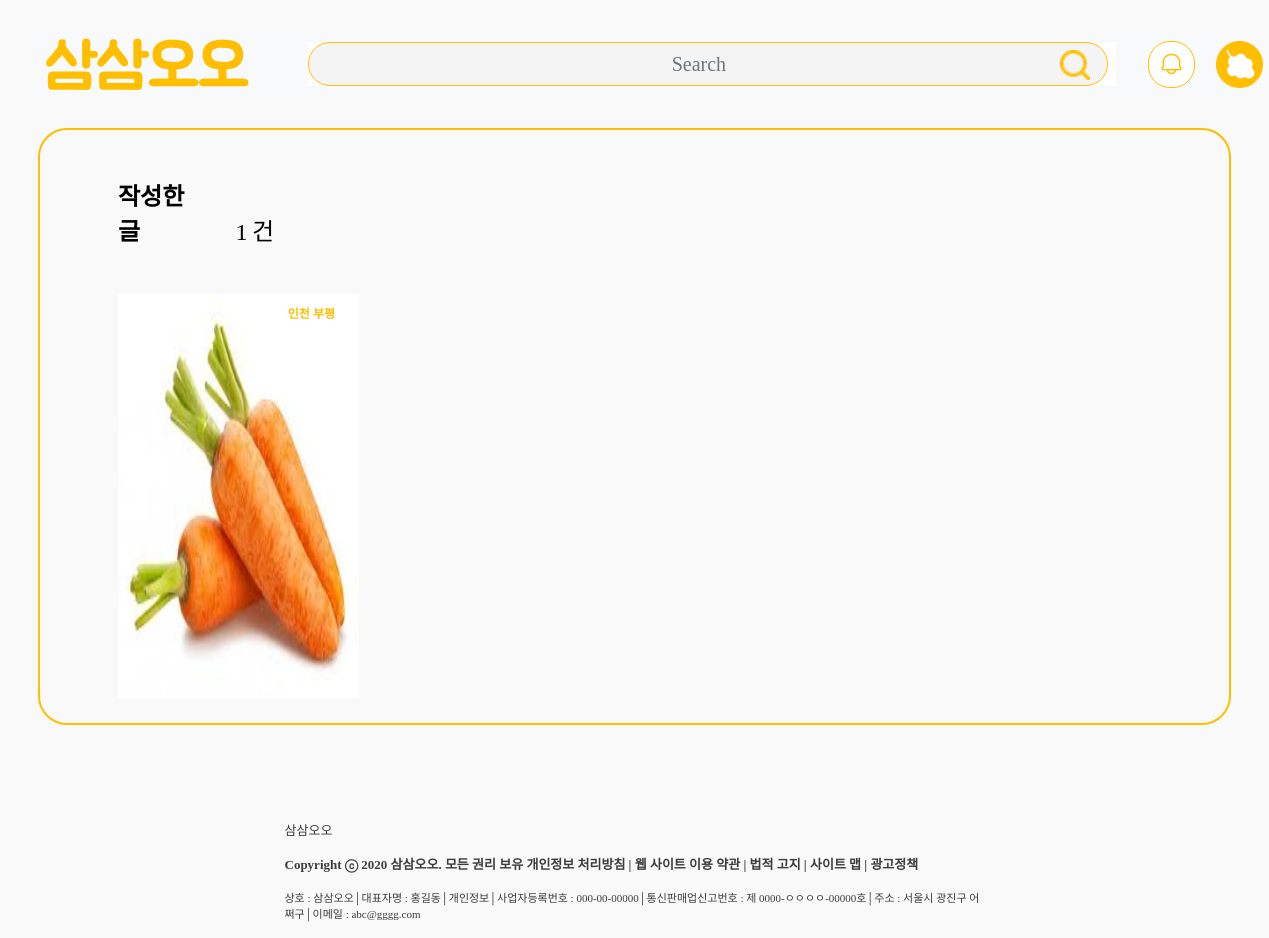
/written_photo/ (signed in), run on an earlier commit of the app's database.
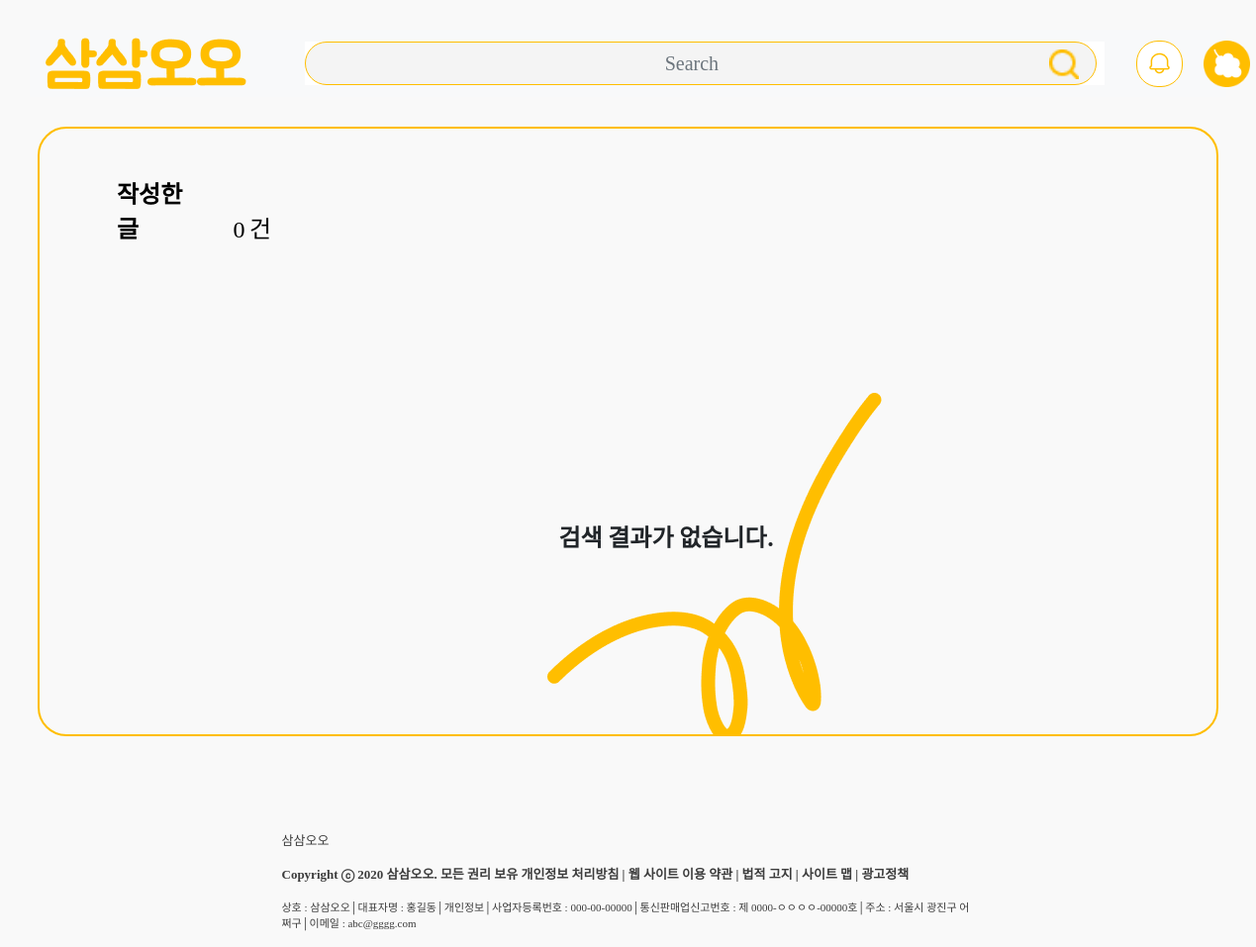
And on a later commit of the database.
### photo/models.py (models this page shows, shortened)
class Photo(models.Model):
    author = models.ForeignKey(settings.AUTH_USER_MODEL, on_delete=models.CASCADE, related_name='photos')
    title = models.CharField(max_length=13, default = '')
    text = models.TextField(max_length=180, default = '')
    area = models.TextField(max_length=15, default = '')
    category = models.CharField(max_length=50, choices=FOOD_CHOICES, default = '')
    count = models.IntegerField(validators=[MinValueValidator(0), MaxValueValidator(99)], default=0)
    money = models.IntegerField(validators=[MinValueValidator(0), MaxValueValidator(99999)], default=0)
    created = models.DateTimeField(auto_now_add=True)
    updated = models.DateTimeField(auto_now=True)
    time_now = ''
    lat = models.TextField(default='')
    lng = models.TextField(default='')
    like = models.ManyToManyField(settings.AUTH_USER_MODEL, related_name='like_post', blank=True)
    url = models.URLField(default='')
    deal = models.CharField(max_length=50, choices=FlAG, default='모집 중')
    class Meta:
        ordering = ['-created']

### photo/views.py (the view)
# urls.py: path("written_photo/", views.written_photo, name='written_photo'),
def written_photo(request):
    articles = Photo.objects.all()
    img = InsertedImage.objects.all()
    article_dict = {}
    count = 0
    for i in range(0, articles.__len__()):
        tmp = articles[i]
        for j in range(0, img.__len__()):
            if img[j].photo == tmp:
                img_obj = img[j]
                break
        if tmp.author == request.user:
            article_dict[articles[i]] = img_obj.image.url
            count = count + 1
    return render(request, "photo/written_photo.html", {"data": article_dict, "count": count})

### photo/templates/photo/written_photo.html (shortened to what this page needs)
{% extends 'accounts/profile.html' %}
{% load static %}
{% block content %}
<head>
    <link rel="stylesheet" href="{% static 'css/written_photo.css' %}">
</head>
<form method="POST">
    <div style=" margin-top: 19px; margin: 0 auto; width: 1193px; background: #F9F9F9; border: 2px solid #FFBE00; border-radius: 29px;">
        <div style="margin-top: 50px; margin-left:78px;">
            <p style="display:inline-block; width: 94px;height: 35px;font-family: Noto Sans KR;font-style: normal;font-weight: bold;font-size: 24px;line-height: 35px;color: #000000;">작성한 글</p>
            <p class="count" style="margin-left: 19px; ">{{ count }}</p>
            <p class="count">건</p>
        </div>
        <div style="overflow:hidden; margin-top: 28px; margin-left:78px;">
            {% if data %}
                {% for article, image in data.items %}
                    <div style="margin-right:25px; z-index: 1; position:relative; cursor:pointer;" class="article" onclick ="location.href='{% url 'photo:detail' article.id %}'">
                        <img src="{{ image }}" class="article" style="">
                        <p class="area" style="z-index: 3; position: absolute; right: 12px; top: 10px;"> {{ article.area }}</p>
                        <div class="bg_parent">
                            <div class="show_count" style="z-index: 3; position: absolute; right:0; bottom: 0px; width: 100px; height: 30px;">
                                <img style="display: inline-block;" src="{% static 'img/comment_white.png' %}"/>
                                <p class="white" style="display: inline-block; margin-left: 4px;"> 0 </p>
                                <img style="margin-left:12px; display: inline-block;" src="{% static 'img/heart_white.png' %}"/>
                                <p class="white" style="margin-left:4px; display: inline-block;"> {{ article.like.count }}</p>
                            </div>
                        </div>
                    </div>
                {% endfor %}
            {% else %}
                <img style="position:relative; top:100px; left:380px; display:block;" src="{% static 'img/shape.png' %}"/>
                <div style="position:relative; top:-180px; text-align:center; background-color:transparent; font-weight: bold; font-size: 24px;">검색 결과가 없습니다.</div>
                </div>
            {% endif %}
        </div>
    </div>
</form>
{% endblock %}

What changed in the data, as far as the page shows it:
removed Photo: area "인천 부평"
Also different on the page:
{{ count }}: "1" → "0"
text now shown: "검색 결과가 없습니다."
